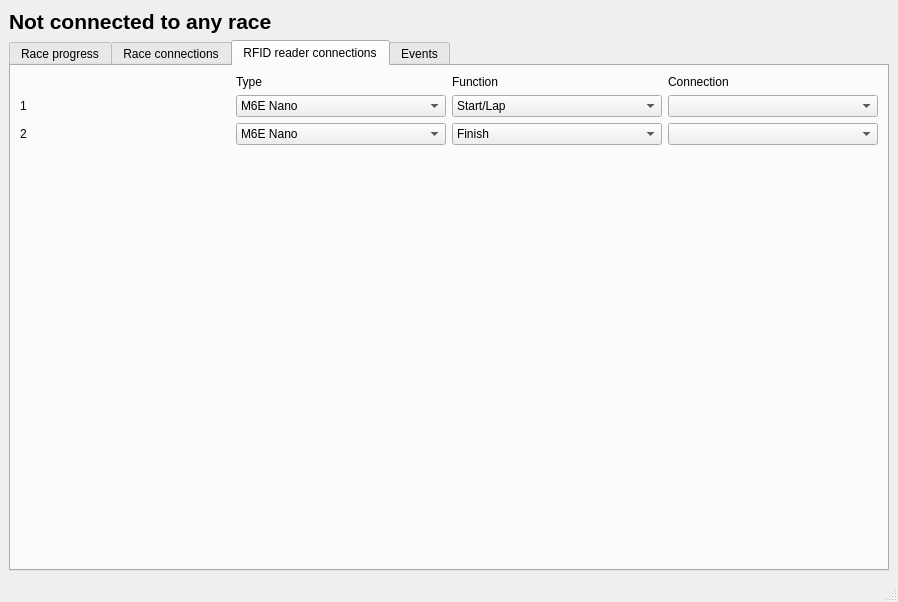
<?xml version="1.0" encoding="UTF-8"?>
<ui version="4.0">
 <class>MainWindow</class>
 <widget class="QMainWindow" name="MainWindow">
  <property name="geometry">
   <rect>
    <x>0</x>
    <y>0</y>
    <width>898</width>
    <height>602</height>
   </rect>
  </property>
  <property name="windowTitle">
   <string>MainWindow</string>
  </property>
  <widget class="QWidget" name="centralwidget">
   <layout class="QVBoxLayout" name="verticalLayout">
    <item>
     <widget class="QLabel" name="currentRaceLabel">
      <property name="font">
       <font>
        <pointsize>16</pointsize>
        <bold>true</bold>
       </font>
      </property>
      <property name="text">
       <string>Not connected to any race</string>
      </property>
     </widget>
    </item>
    <item>
     <widget class="QTabWidget" name="tabWidget">
      <property name="currentIndex">
       <number>2</number>
      </property>
      <widget class="QWidget" name="tab">
       <attribute name="title">
        <string>Race progress</string>
       </attribute>
       <layout class="QGridLayout" name="gridLayout_2">
        <item row="1" column="0">
         <widget class="QPushButton" name="pushButton">
          <property name="text">
           <string>Reload</string>
          </property>
         </widget>
        </item>
        <item row="0" column="0">
         <widget class="QTableView" name="runnersTableView"/>
        </item>
       </layout>
      </widget>
      <widget class="QWidget" name="tab_2">
       <attribute name="title">
        <string>Race connections</string>
       </attribute>
       <layout class="QFormLayout" name="formLayout">
        <item row="0" column="0">
         <widget class="QLabel" name="label_3">
          <property name="text">
           <string>Racetiming website</string>
          </property>
         </widget>
        </item>
        <item row="0" column="1">
         <widget class="QLineEdit" name="websiteLineEdit">
          <property name="text">
           <string>racetiming.happyforever.com</string>
          </property>
         </widget>
        </item>
        <item row="1" column="0">
         <widget class="QLabel" name="label_4">
          <property name="text">
           <string>API key</string>
          </property>
         </widget>
        </item>
        <item row="1" column="1">
         <widget class="QLineEdit" name="apiKeyLineEdit">
          <property name="text">
           <string>12345</string>
          </property>
         </widget>
        </item>
        <item row="2" column="1">
         <widget class="QPushButton" name="raceConnectionsConnectButton">
          <property name="text">
           <string>Connect</string>
          </property>
         </widget>
        </item>
        <item row="3" column="1">
         <widget class="QGroupBox" name="groupBox">
          <property name="title">
           <string>Available races</string>
          </property>
          <layout class="QGridLayout" name="gridLayout_3">
           <item row="1" column="0">
            <widget class="QPushButton" name="getRunnersPushButton">
             <property name="text">
              <string>Get runners</string>
             </property>
            </widget>
           </item>
           <item row="0" column="0">
            <widget class="QComboBox" name="availableRacesComboBox">
             <property name="modelColumn">
              <number>1</number>
             </property>
            </widget>
           </item>
           <item row="2" column="0">
            <widget class="QTableView" name="tableView"/>
           </item>
          </layout>
         </widget>
        </item>
       </layout>
      </widget>
      <widget class="QWidget" name="tab_3">
       <attribute name="title">
        <string>RFID reader connections</string>
       </attribute>
       <layout class="QGridLayout" name="gridLayout">
        <item row="2" column="0">
         <widget class="QLabel" name="label_7">
          <property name="text">
           <string>2</string>
          </property>
         </widget>
        </item>
        <item row="1" column="0">
         <widget class="QLabel" name="label">
          <property name="text">
           <string>1</string>
          </property>
         </widget>
        </item>
        <item row="2" column="3">
         <widget class="QSerialPortComboBox" name="comboBox_6"/>
        </item>
        <item row="1" column="2">
         <widget class="QComboBox" name="comboBox_2">
          <item>
           <property name="text">
            <string>Start/Lap</string>
           </property>
          </item>
          <item>
           <property name="text">
            <string>Finish</string>
           </property>
          </item>
         </widget>
        </item>
        <item row="1" column="1">
         <widget class="QComboBox" name="comboBox">
          <property name="currentIndex">
           <number>0</number>
          </property>
          <item>
           <property name="text">
            <string>M6E Nano</string>
           </property>
          </item>
         </widget>
        </item>
        <item row="2" column="1">
         <widget class="QComboBox" name="comboBox_4">
          <property name="currentIndex">
           <number>0</number>
          </property>
          <item>
           <property name="text">
            <string>M6E Nano</string>
           </property>
          </item>
         </widget>
        </item>
        <item row="1" column="3">
         <widget class="QSerialPortComboBox" name="comboBox_3"/>
        </item>
        <item row="0" column="1">
         <widget class="QLabel" name="label_2">
          <property name="text">
           <string>Type</string>
          </property>
         </widget>
        </item>
        <item row="0" column="3">
         <widget class="QLabel" name="label_6">
          <property name="text">
           <string>Connection</string>
          </property>
         </widget>
        </item>
        <item row="2" column="2">
         <widget class="QComboBox" name="comboBox_5">
          <property name="currentIndex">
           <number>1</number>
          </property>
          <item>
           <property name="text">
            <string>Start/Lap</string>
           </property>
          </item>
          <item>
           <property name="text">
            <string>Finish</string>
           </property>
          </item>
         </widget>
        </item>
        <item row="0" column="2">
         <widget class="QLabel" name="label_5">
          <property name="text">
           <string>Function</string>
          </property>
         </widget>
        </item>
        <item row="3" column="2">
         <spacer name="verticalSpacer_2">
          <property name="orientation">
           <enum>Qt::Vertical</enum>
          </property>
          <property name="sizeHint" stdset="0">
           <size>
            <width>20</width>
            <height>40</height>
           </size>
          </property>
         </spacer>
        </item>
       </layout>
      </widget>
      <widget class="QWidget" name="tab_4">
       <attribute name="title">
        <string>Events</string>
       </attribute>
       <layout class="QGridLayout" name="gridLayout_4">
        <item row="0" column="0">
         <widget class="QGroupBox" name="groupBox_2">
          <property name="title">
           <string>Enter custom event</string>
          </property>
          <layout class="QGridLayout" name="gridLayout_5">
           <item row="0" column="0">
            <widget class="QLabel" name="label_9">
             <property name="text">
              <string>Runner</string>
             </property>
            </widget>
           </item>
           <item row="1" column="3">
            <widget class="QCheckBox" name="customEventNowCheckBox">
             <property name="text">
              <string>Now</string>
             </property>
            </widget>
           </item>
           <item row="0" column="2">
            <widget class="QLabel" name="label_10">
             <property name="text">
              <string>Timestamp</string>
             </property>
            </widget>
           </item>
           <item row="4" column="4">
            <spacer name="verticalSpacer">
             <property name="orientation">
              <enum>Qt::Vertical</enum>
             </property>
             <property name="sizeHint" stdset="0">
              <size>
               <width>20</width>
               <height>40</height>
              </size>
             </property>
            </spacer>
           </item>
           <item row="1" column="0">
            <widget class="QComboBox" name="customEventRunnerIDComboBox">
             <property name="sizePolicy">
              <sizepolicy hsizetype="Expanding" vsizetype="Fixed">
               <horstretch>0</horstretch>
               <verstretch>0</verstretch>
              </sizepolicy>
             </property>
             <property name="modelColumn">
              <number>1</number>
             </property>
            </widget>
           </item>
           <item row="1" column="4">
            <widget class="QComboBox" name="customEventEventTypeComboBox">
             <item>
              <property name="text">
               <string>Start/lap</string>
              </property>
             </item>
             <item>
              <property name="text">
               <string>Finish</string>
              </property>
             </item>
            </widget>
           </item>
           <item row="1" column="5">
            <widget class="QPushButton" name="customEventInsertPushButton">
             <property name="text">
              <string>Insert</string>
             </property>
            </widget>
           </item>
           <item row="0" column="4">
            <widget class="QLabel" name="label_12">
             <property name="text">
              <string>Event Type</string>
             </property>
            </widget>
           </item>
           <item row="1" column="2">
            <widget class="QDateTimeEdit" name="customEventTimestampDateTimeEdit">
             <property name="displayFormat">
              <string>yyyy-MM-dd HH:mm:ss.zzz</string>
             </property>
            </widget>
           </item>
           <item row="3" column="5">
            <widget class="QPushButton" name="customEventTriggerPushButton">
             <property name="text">
              <string>Trigger</string>
             </property>
            </widget>
           </item>
           <item row="3" column="0">
            <widget class="QComboBox" name="customEventTIDComboBox">
             <property name="modelColumn">
              <number>5</number>
             </property>
            </widget>
           </item>
           <item row="2" column="0">
            <widget class="QLabel" name="label_8">
             <property name="text">
              <string>TID</string>
             </property>
            </widget>
           </item>
          </layout>
         </widget>
        </item>
       </layout>
      </widget>
     </widget>
    </item>
   </layout>
  </widget>
  <widget class="QMenuBar" name="menubar">
   <property name="geometry">
    <rect>
     <x>0</x>
     <y>0</y>
     <width>898</width>
     <height>22</height>
    </rect>
   </property>
  </widget>
  <widget class="QStatusBar" name="statusbar"/>
 </widget>
 <customwidgets>
  <customwidget>
   <class>QSerialPortComboBox</class>
   <extends>QComboBox</extends>
   <header location="global">qserialportcombobox.h</header>
  </customwidget>
 </customwidgets>
 <resources/>
 <connections/>
</ui>
